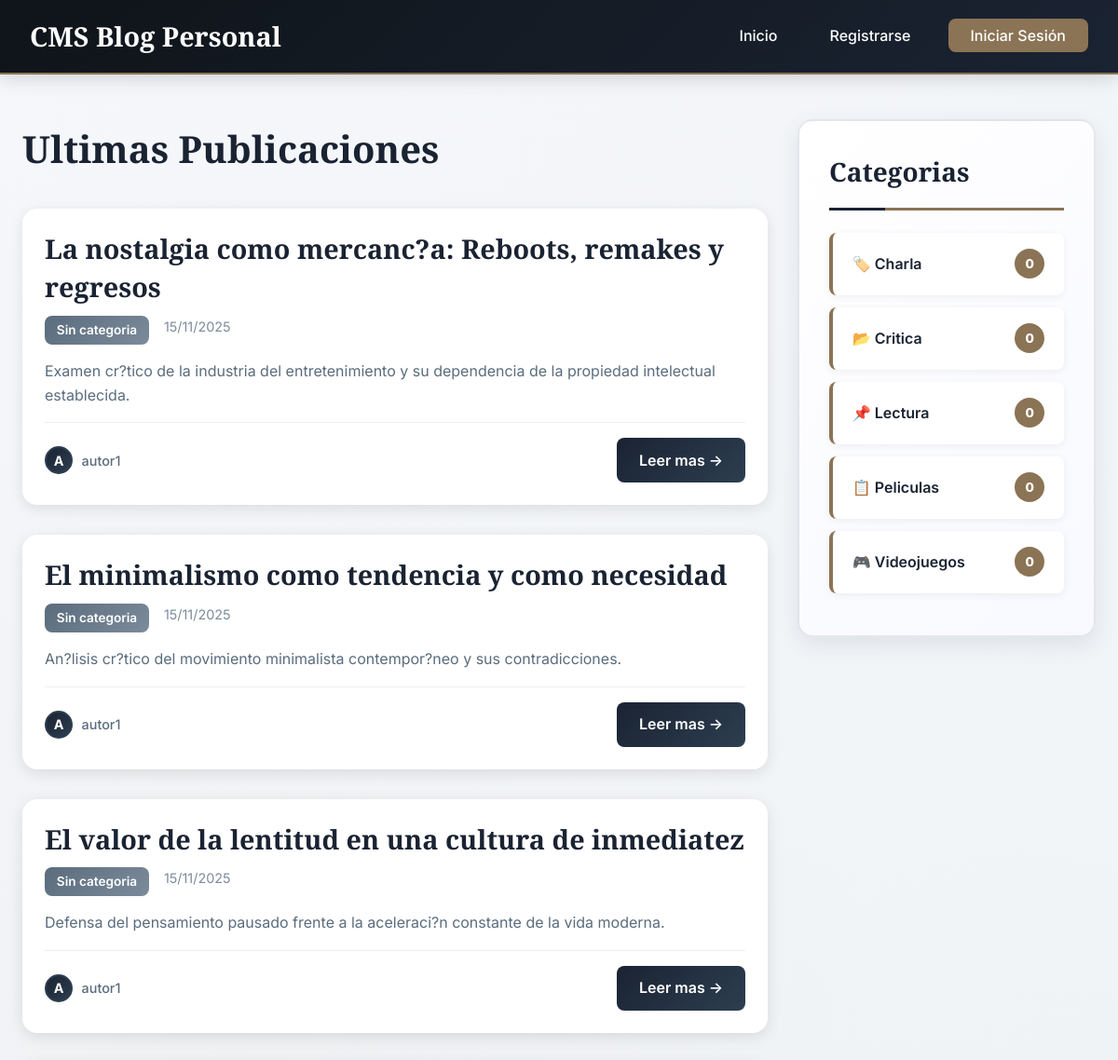
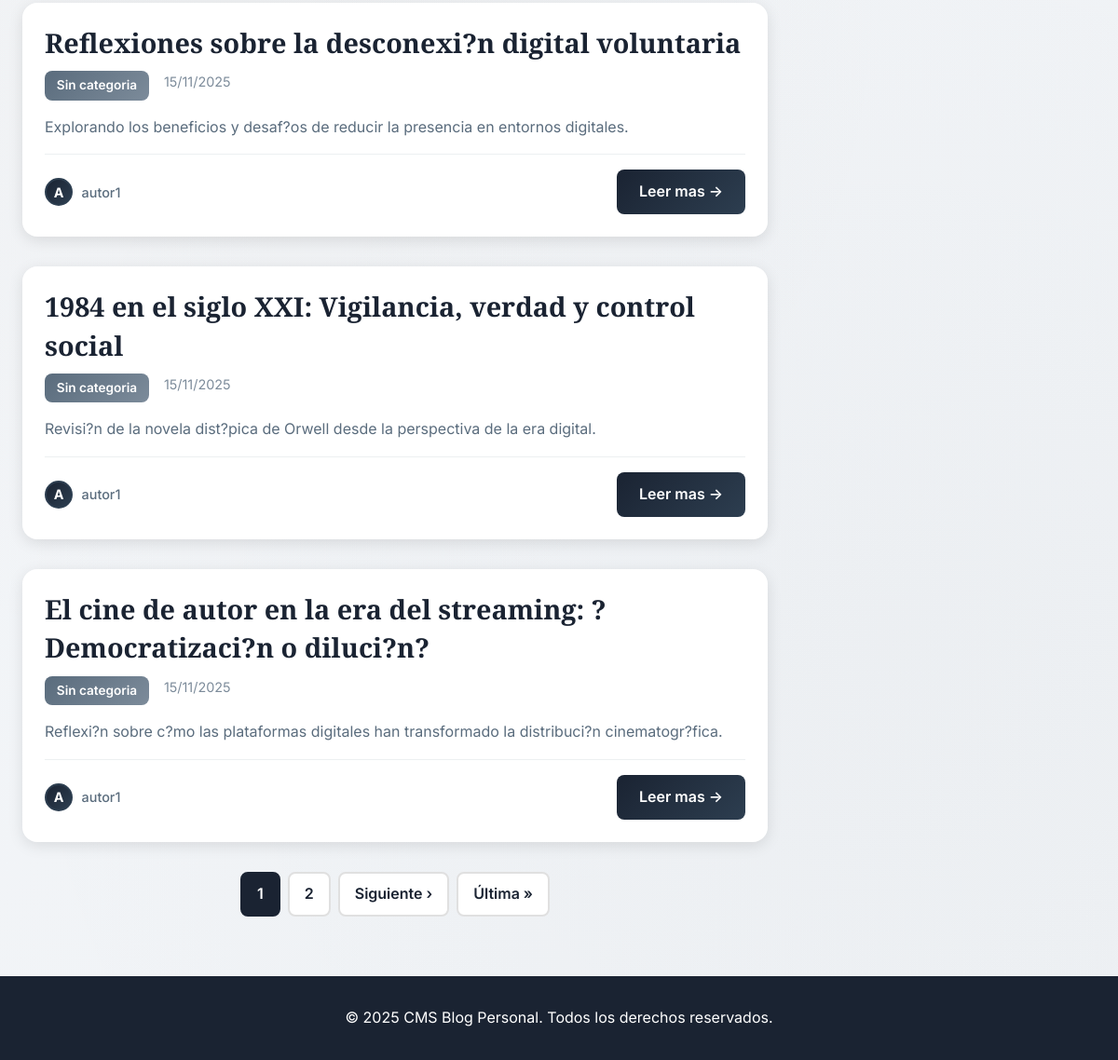
The app's page /public/index.php, older data (2 pictures, top to bottom).
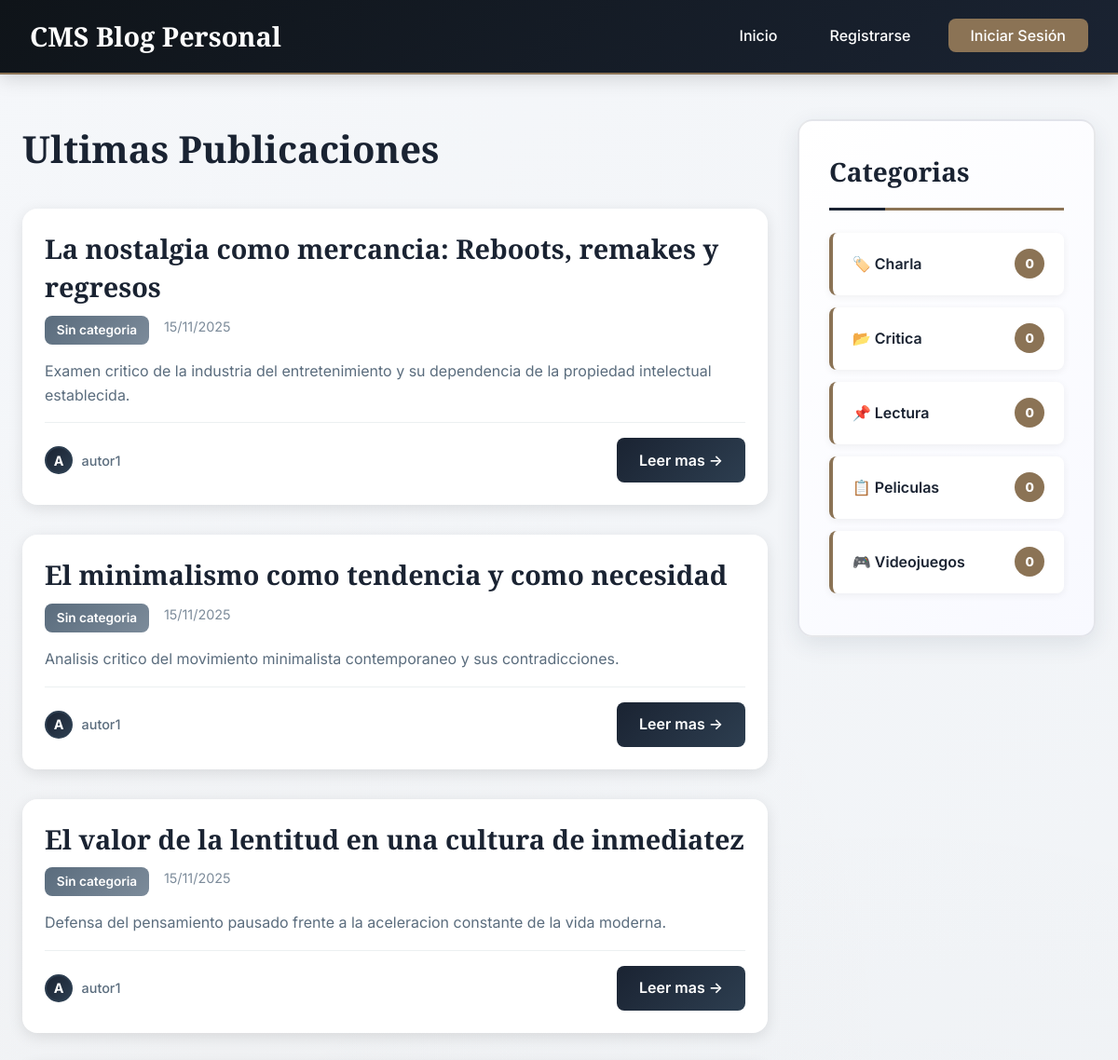
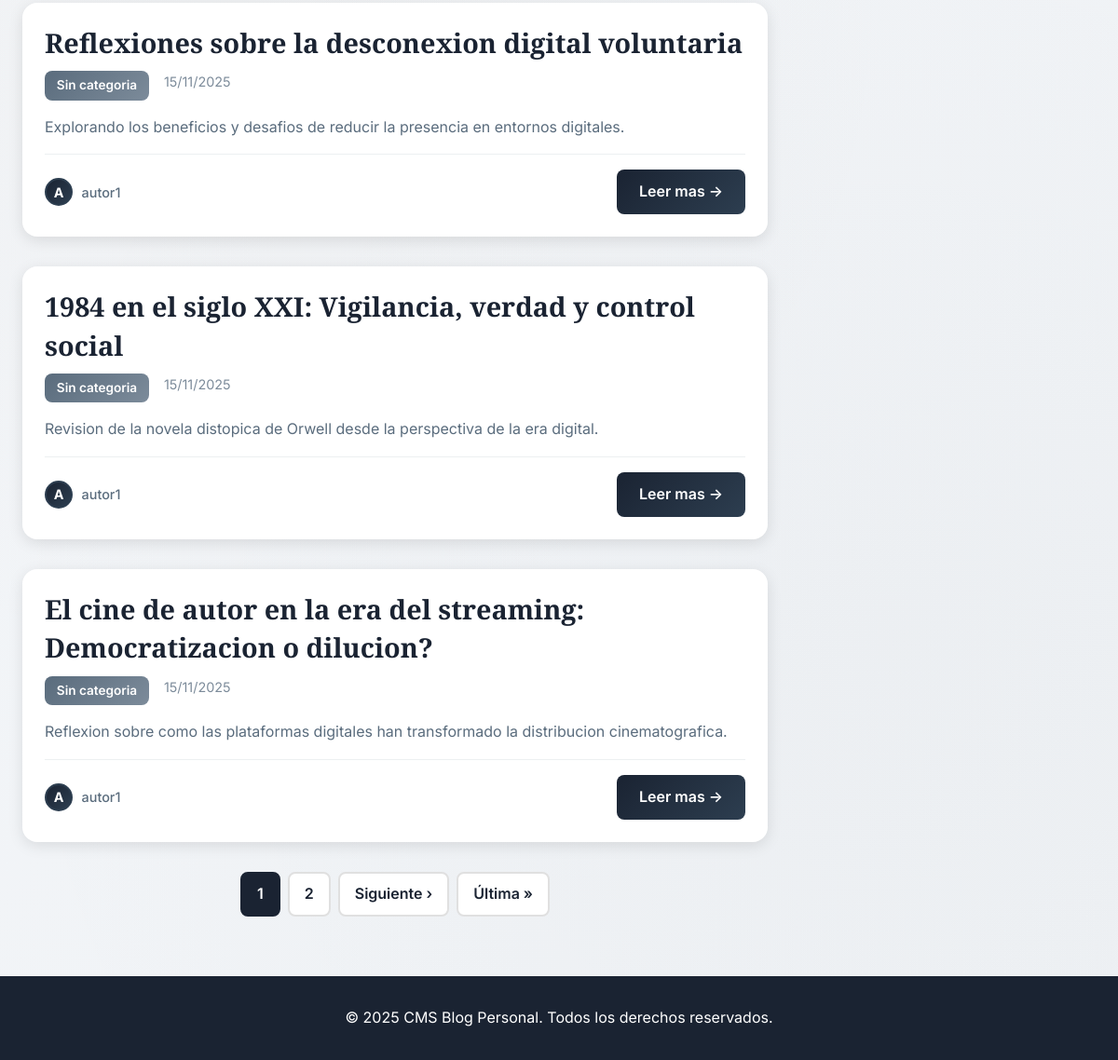
The same page, newer data (2 pictures, top to bottom).
### tables this page shows
CREATE TABLE `posts` (
  `id` int(11) NOT NULL AUTO_INCREMENT,
  `title` varchar(200) NOT NULL,
  `slug` varchar(200) NOT NULL,
  `description` text DEFAULT NULL,
  `content` longtext NOT NULL,
  `image` varchar(255) DEFAULT NULL,
  `category_id` int(11) DEFAULT NULL,
  `author_id` int(11) NOT NULL,
  `published` tinyint(1) DEFAULT 0,
  `views` int(11) DEFAULT 0,
  `created_at` timestamp NOT NULL DEFAULT current_timestamp(),
  `updated_at` timestamp NOT NULL DEFAULT current_timestamp() ON UPDATE current_timestamp(),
  PRIMARY KEY (`id`),
  UNIQUE KEY `slug` (`slug`),
  KEY `idx_slug` (`slug`),
  KEY `idx_category` (`category_id`),
  KEY `idx_author` (`author_id`),
  KEY `idx_published` (`published`),
  KEY `idx_created` (`created_at`),
  CONSTRAINT `posts_ibfk_1` FOREIGN KEY (`category_id`) REFERENCES `categories` (`id`) ON DELETE SET NULL,
  CONSTRAINT `posts_ibfk_2` FOREIGN KEY (`author_id`) REFERENCES `users` (`id`) ON DELETE CASCADE
);

CREATE TABLE `users` (
  `id` int(11) NOT NULL AUTO_INCREMENT,
  `username` varchar(50) NOT NULL,
  `email` varchar(100) NOT NULL,
  `password` varchar(255) NOT NULL,
  `full_name` varchar(100) DEFAULT NULL,
  `avatar` varchar(255) DEFAULT NULL,
  `role` enum('admin','author','user') DEFAULT 'user',
  `created_at` timestamp NOT NULL DEFAULT current_timestamp(),
  `updated_at` timestamp NOT NULL DEFAULT current_timestamp() ON UPDATE current_timestamp(),
  `last_login` timestamp NULL DEFAULT NULL,
  `active` tinyint(1) DEFAULT 1,
  PRIMARY KEY (`id`),
  UNIQUE KEY `username` (`username`),
  UNIQUE KEY `email` (`email`),
  KEY `idx_username` (`username`),
  KEY `idx_email` (`email`)
);

### config/config.php (called while the page is built, shortened)
<?php
spl_autoload_register(function ($class) {
    if (strpos($class, 'App\\') === 0) {
        $classPath = str_replace('App\\', '', $class);
        $classPath = str_replace('\\', '/', $classPath);
        $file = ROOT_PATH . '/app/' . $classPath . '.php';
        if (file_exists($file)) {
            return;
        }
    }
});

### app/Models/Database.php (called while the page is built, shortened)
<?php
class Database {
    private static $instance = null;
    private $connection;
    private function __construct() {
        try {
            $host = DB_HOST;
            $port = defined('DB_PORT') ? DB_PORT : '3306';
            $dbname = DB_NAME;
            $username = DB_USER;
            $password = DB_PASS;
            $charset = defined('DB_CHARSET') ? DB_CHARSET : 'utf8mb4';
            $dsn = "mysql:host=$host;port=$port;dbname=$dbname;charset=$charset";
            $options = [
                PDO::ATTR_ERRMODE            => PDO::ERRMODE_EXCEPTION,
                PDO::ATTR_DEFAULT_FETCH_MODE => PDO::FETCH_ASSOC,
                PDO::ATTR_EMULATE_PREPARES   => false,
                PDO::ATTR_TIMEOUT            => 5,
            ];
            $this->connection = new PDO($dsn, $username, $password, $options);
        } catch (PDOException $e) {
            $errorMsg = "Error de conexión a la base de datos: " . $e->getMessage();
            $errorMsg .= "\n\nPor favor verifica que:";
            $errorMsg .= "\n1. El servidor MySQL/MariaDB esté activo (XAMPP, WAMP, etc.)";
            $errorMsg .= "\n2. Las credenciales en config/config.php sean correctas";
            $errorMsg .= "\n3. La base de datos 'cms_blog' exista";
            $errorMsg .= "\n4. El puerto sea el correcto (usualmente 3306)";
            die("<pre style='background:#ff4444;color:white;padding:20px;border-radius:8px;'>$errorMsg</pre>");
        }
    }
    public static function getInstance() {
        if (self::$instance === null) {
            self::$instance = new self();
        }
        return self::$instance;
    }
    public function getConnection() {
        return $this->connection;
    }
}

### app/Models/Post.php (called while the page is built, shortened)
<?php
class Post {
    private $db;
    public function __construct() {
        $this->db = Database::getInstance()->getConnection();
    }
    public function getAllPosts($page = 1, $perPage = 6) {
        $offset = ($page - 1) * $perPage;
        try {
            $checkCol = $this->db->query("SHOW COLUMNS FROM users LIKE 'avatar'");
            $hasAvatar = $checkCol->rowCount() > 0;
        } catch (\Exception $e) {
            $hasAvatar = false;
        }
        if ($hasAvatar) {
            $sql = "SELECT p.*, c.name as category_name, c.slug as category_slug,
                           u.username as author_name, u.avatar as author_avatar
                    FROM posts p
                    LEFT JOIN categories c ON p.category_id = c.id
                    LEFT JOIN users u ON p.author_id = u.id
                    WHERE p.published = 1
                    ORDER BY p.created_at DESC
                    LIMIT :limit OFFSET :offset";
        }
        $stmt = $this->db->prepare($sql);
        $stmt->bindValue(':limit', $perPage, PDO::PARAM_INT);
        $stmt->bindValue(':offset', $offset, PDO::PARAM_INT);
        $stmt->execute();
        return $stmt->fetchAll();
    }
}

### public/index.php (the view, shortened to what the changed rows need)
<?php
require_once '../config/config.php';
$postModel = new Post();
$currentPage = isset($_GET['page']) ? max(1, intval($_GET['page'])) : 1;
$posts = $postModel->getAllPosts($currentPage, POSTS_PER_PAGE);
include VIEWS_PATH . '/header.php';
?>
<main class="main-container">
    <div class="content-wrapper">
        <section class="posts-section">
            <h1 class="section-title">Ultimas Publicaciones</h1>
            <?php if (empty($posts)): ?>
                <div class="no-posts">
                    <p>No hay publicaciones disponibles en este momento.</p>
                </div>
            <?php else: ?>
                <div class="posts-grid">
                    <?php foreach ($posts as $post): ?>
                        <article class="post-card">
                            <div class="post-content">
                                <div class="post-header">
                                    <h2 class="post-title">
                                        <a href="<?= BASE_URL ?>/post.php?id=<?= htmlspecialchars($post['id']) ?>">
                                            <?= htmlspecialchars($post['title']) ?>
                                        </a>
                                    </h2>
                                    <div class="post-meta">
                                        <span class="post-category">
                                            <?= htmlspecialchars($post['category_name'] ?? 'Sin categoria') ?>
                                        </span>
                                        <span class="post-date">
                                            <?= date('d/m/Y', strtotime($post['created_at'])) ?>
                                        </span>
                                    </div>
                                </div>
                                <div class="post-description">
                                    <p><?= htmlspecialchars($post['description']) ?></p>
                                </div>
                                <div class="post-footer">
                                    <div class="post-author">
                                        <?php if (isset($post['author_avatar']) && $post['author_avatar']): ?>
                                            <img src="<?= BASE_URL ?>/uploads/users/<?= htmlspecialchars($post['author_avatar']) ?>"
                                                 alt="<?= htmlspecialchars($post['author_name']) ?>"
                                                 class="author-avatar-small">
                                        <?php else: ?>
                                            <span class="author-avatar-placeholder-small">
                                                <?= strtoupper(substr($post['author_name'], 0, 1)) ?>
                                            </span>
                                        <?php endif; ?>
                                        <span class="author-name"><?= htmlspecialchars($post['author_name']) ?></span>
                                    </div>
                                    <a href="<?= BASE_URL ?>/post.php?id=<?= htmlspecialchars($post['id']) ?>" class="btn-read-more">
                                        Leer mas →
                                    </a>
                                </div>
                            </div>
                        </article>
                    <?php endforeach; ?>
                </div>
            <?php endif; ?>
        </section>
    </div>
</main>
<?php include VIEWS_PATH . '/footer.php'; ?>

Row changes from the older to the newer data that the page shows:
changed posts: title "La nostalgia como mercanc?a: Reboots, remakes y regresos" → "La nostalgia como mercancia: Reboots, remakes y regresos"; description "Examen cr?tico de la industria del entretenimiento y su dependencia de la propiedad intelectual establecida." → "Examen critico de la industria del entretenimiento y su dependencia de la propiedad intelectual establecida."
changed posts "El minimalismo como tendencia y como necesidad": description "An?lisis cr?tico del movimiento minimalista contempor?neo y sus contradicciones." → "Analisis critico del movimiento minimalista contemporaneo y sus contradicciones."
changed posts "El valor de la lentitud en una cultura de inmediatez": description "Defensa del pensamiento pausado frente a la aceleraci?n constante de la vida moderna." → "Defensa del pensamiento pausado frente a la aceleracion constante de la vida moderna."
changed posts: title "Reflexiones sobre la desconexi?n digital voluntaria" → "Reflexiones sobre la desconexion digital voluntaria"; description "Explorando los beneficios y desaf?os de reducir la presencia en entornos digitales." → "Explorando los beneficios y desafios de reducir la presencia en entornos digitales."
changed posts: description "Revisi?n de la novela dist?pica de Orwell desde la perspectiva de la era digital." → "Revision de la novela distopica de Orwell desde la perspectiva de la era digital."
changed posts: title "El cine de autor en la era del streaming: ?Democratizaci?n o diluci?n?" → "El cine de autor en la era del streaming: Democratizacion o dilucion?"; description "Reflexi?n sobre c?mo las plataformas digitales han transformado la distribuci?n cinematogr?fica." → "Reflexion sobre como las plataformas digitales han transformado la distribucion cinematografica."
